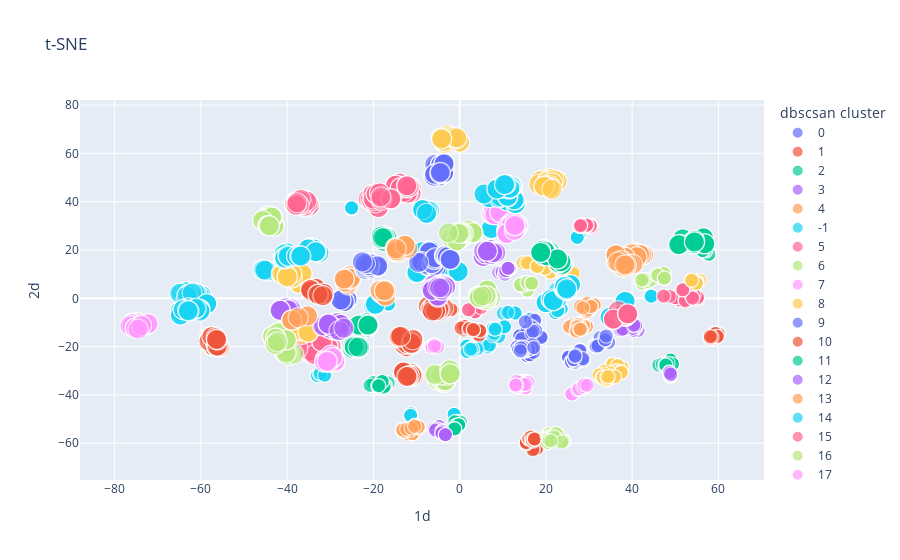

Here is the notebook cell this chart was saved with:
### Code cell
db_cluster = DBSCAN(eps = 3, min_samples= 10).fit_predict(tsne_results)
df["dbscsan cluster"] = db_cluster.astype("str")

print("Silhouette Coefficient: %0.3f" % silhouette_score(tsne_results, db_cluster))

fig = px.scatter(df, x="1d", y="2d", color="dbscsan cluster", title = "t-SNE", hover_name = "Region", size = "Region_ID")
# fig.update_layout(
#     title = "PCA",
#     paper_bgcolor="LightSteelBlue"
# )
fig.show()

# py.plot(fig, filename = "t-sne and dbscsn.html")
